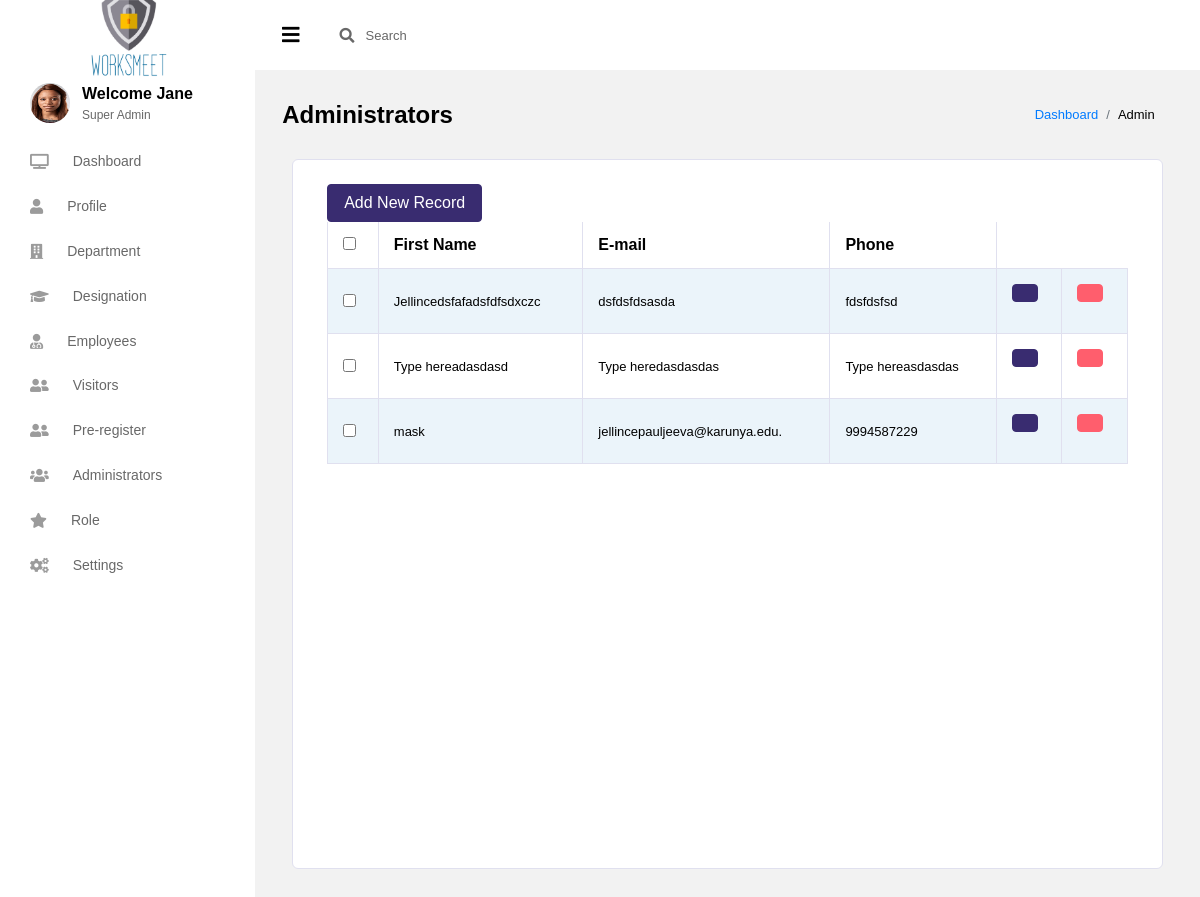
/admins/, run on the app's committed database.
### sub_part/models.py (models this page shows, shortened)
class adminsdb(models.Model):
    firstname=models.CharField(max_length=30, default='Type here')
    lastname=models.CharField(max_length=30, default='Type here')
    email=models.CharField(max_length=30, default='Type here')
    phone=models.CharField(max_length=30, default='Type here')
    username=models.CharField(max_length=30, default='Type here')
    password=models.CharField(max_length=30, default='Type here')
    address=models.CharField(max_length=30, default='Type here')

### sub_part/views.py (the view)
# urls.py: path('admins/',views.admins,name='admins'),
def admins(request):
    employeesadmins=adminsdb.objects.all()
    return render(request,'admins.html',{'employeesadmins':employeesadmins})

### sub_part/templates/admins.html (shortened to what this page needs)
{% extends "base.html" %}
{% block content %}
              <div class="main-panel">
                <div class="content-wrapper">
                  <div class="page-header">
                    <h3 class="page-title">
                    Administrators
                    </h3>
                    <nav aria-label="breadcrumb">
                      <ol class="breadcrumb">
                        <li class="breadcrumb-item"><a href="{% url 'dashboard' %}">Dashboard</a></li>
                        <li class="breadcrumb-item">Admin</li>
                          </ol>
                    </nav>
                  </div>
                  <div class="container-fluid page-body-wrapper">
                    <div class="col-lg-12 grid-margin stretch-card">
                        <div class="card">
                            <div class="card-body">
                                <div class="col-md-12">
                                  <span><a href="/addadmin" class="btn btn-primary">Add New Record</a></span>
                                  <div class="table-responsive">
                            <table id="bootstrapdatatable" class="table table-striped table-bordered" width="100%">
                                      <thead>
                                      <th><input type="checkbox" id="checkall" /></th>
                                      <th>First Name</th>
                                      <th>E-mail</th>
                                      <th>Phone</th>
                                   </thead>
                         <tbody>
                         {% for user in employeesadmins %}
                          <tr>
                           <td><input type="checkbox" class="checkthis" /></td>
                           <td>{{ user.firstname }}</td>
                           <td>{{ user.email }}</td>
                           <td>{{ user.phone }}</td>
                           <td><p data-placement="top" data-toggle="tooltip" title="Edit"><a href="/edit/{{ addpreregform.id }}" class="btn btn-primary btn-xs" data-title="Edit" data-toggle="modal" data-target="#edit" ></a></p></td>
                           <td><p data-placement="top" data-toggle="tooltip" title="Delete"><a href="/delete/{{ addpreregform.id }}" class="btn btn-danger btn-xs" data-title="Delete" data-toggle="modal" data-target="#delete" ></a></p></td>
                          </tr>
                         {% endfor %}
                         </tbody>
                        </table>
                              </div>
                          </div>
              </div>
                </div>
            </div>
    </div>
</div>
</div>
{% endblock content %}

### data on the page
adminsdb: firstname "Jellincedsfafadsfdfsdxczc", email "dsfdsfdsasda", phone "fdsfdsfsd"
adminsdb: firstname "Type hereadasdasd", email "Type heredasdasdas", phone "Type hereasdasdas"
adminsdb: firstname "mask", email "jellincepauljeeva@karunya.edu.", phone "9994587229"
